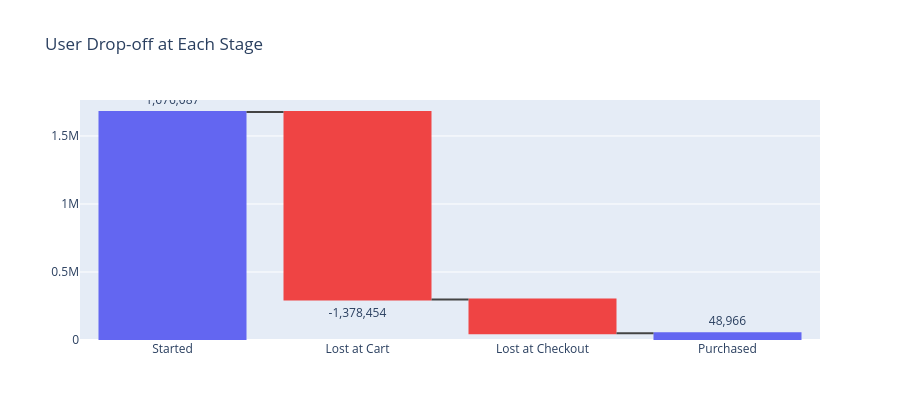

The notebook cell this image was saved under:
### Code cell
# waterfall chart — shows absolute users lost at each stage
# makes it very clear where the biggest problem is

dropped_at_cart     = int(funnel.viewed  - funnel.carted)
dropped_at_checkout = int(funnel.carted  - funnel.purchased)

fig = go.Figure(go.Waterfall(
    orientation = 'v',
    measure = ['absolute', 'relative', 'relative', 'total'],
    x = ['Started', 'Lost at Cart', 'Lost at Checkout', 'Purchased'],
    y = [int(funnel.viewed), -dropped_at_cart, -dropped_at_checkout, 0],
    text = [f"{int(funnel.viewed):,}", f"-{dropped_at_cart:,}",f"-{dropped_at_checkout:,}", f"{int(funnel.purchased):,}"],textposition = 'outside',
    increasing = dict(marker=dict(color='#10B981')),
    decreasing = dict(marker=dict(color='#EF4444')),
    totals= dict(marker=dict(color='#6366F1'))))
fig.update_layout(title='User Drop-off at Each Stage', height=420, showlegend=False)
fig.show()

print(f"  {dropped_at_cart:,} users ({round(100-v2c,1)}%) left WITHOUT adding anything to cart")
print(f"  {dropped_at_checkout:,} users ({round(100-c2p,1)}%) added to cart but NEVER bought")

### Figure 1 — Plotly figure (JSON) as saved in the notebook; plotly's stock layout.template omitted (floating-point values rounded to 4 significant figures)
{"data": [{"decreasing": {"marker": {"color": "#EF4444"}}, "increasing": {"marker": {"color": "#10B981"}}, "measure": ["absolute", "relative", "relative", "total"], "orientation": "v", "text": ["1,676,087", "-1,378,454", "-248,667", "48,966"], "textposition": "outside", "totals": {"marker": {"color": "#6366F1"}}, "type": "waterfall", "x": ["Started", "Lost at Cart", "Lost at Checkout", "Purchased"], "y": [1676087, -1378454, -248667, 0]}], "layout": {"height": 420, "showlegend": false, "title": {"text": "User Drop-off at Each Stage"}}}
